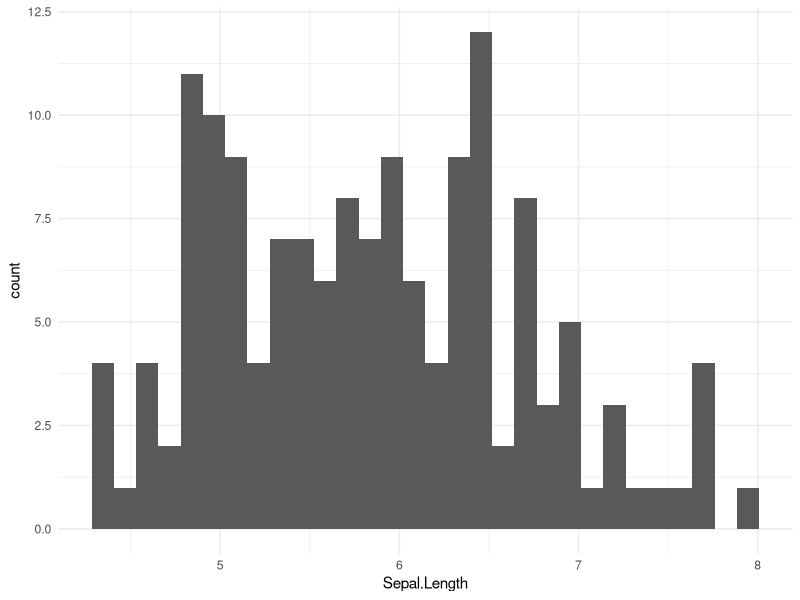
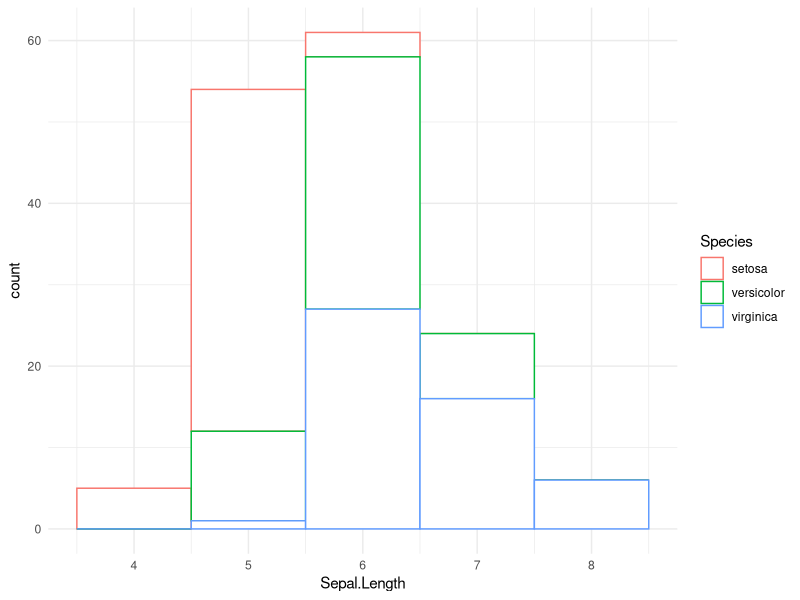
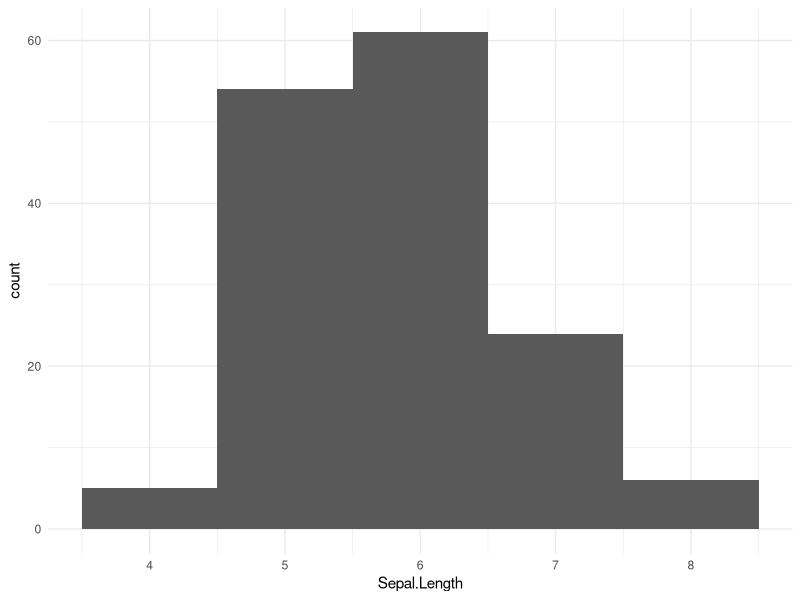
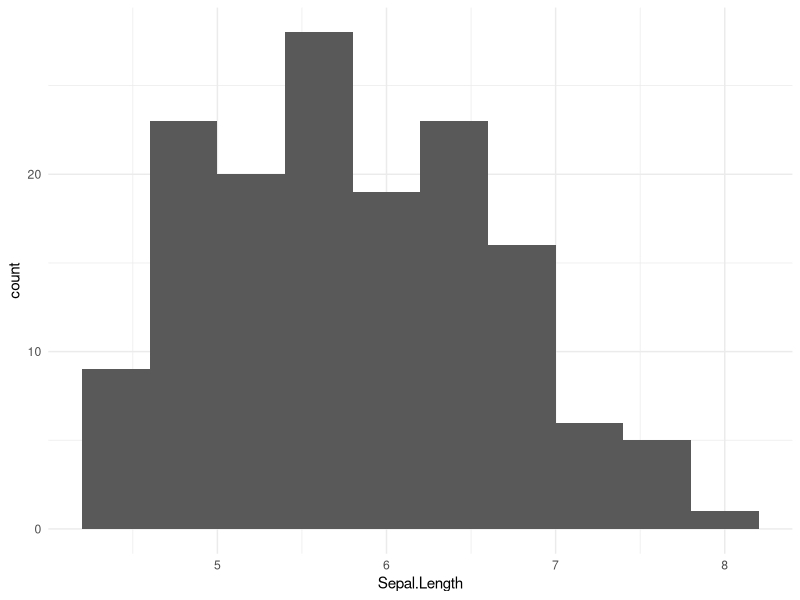
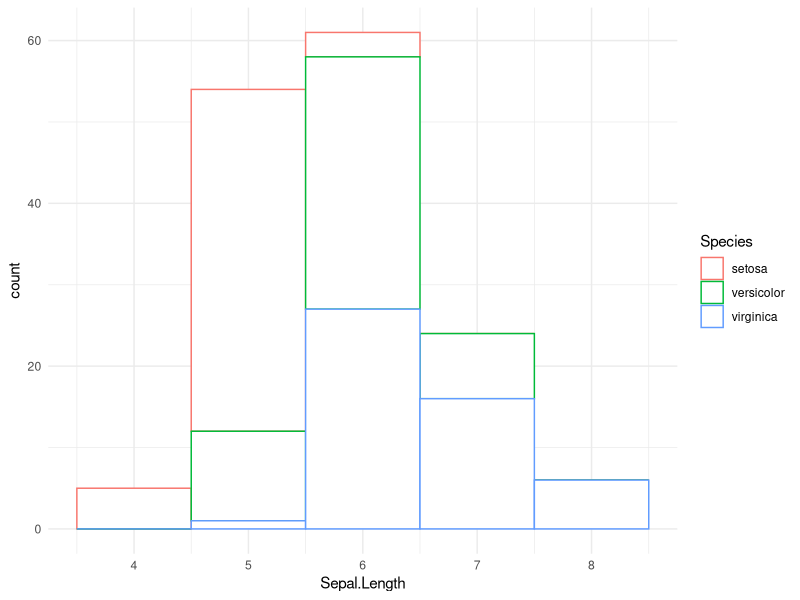
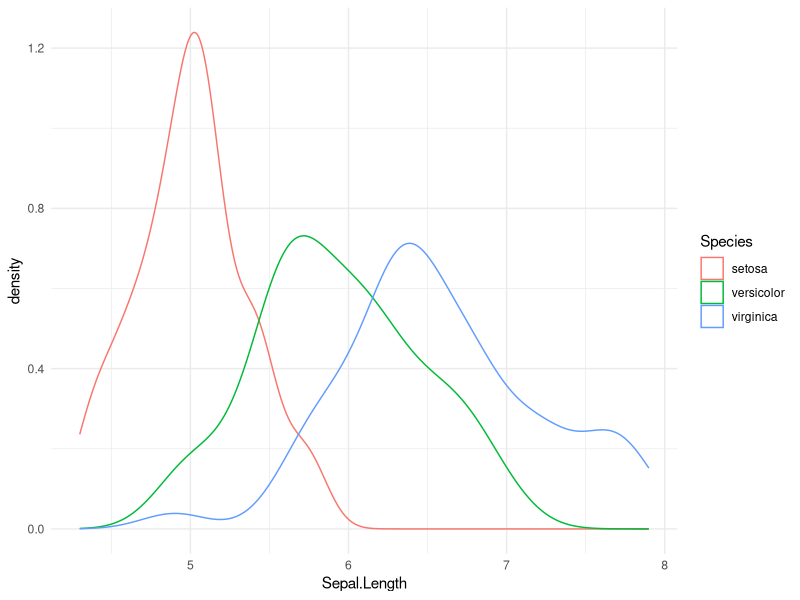
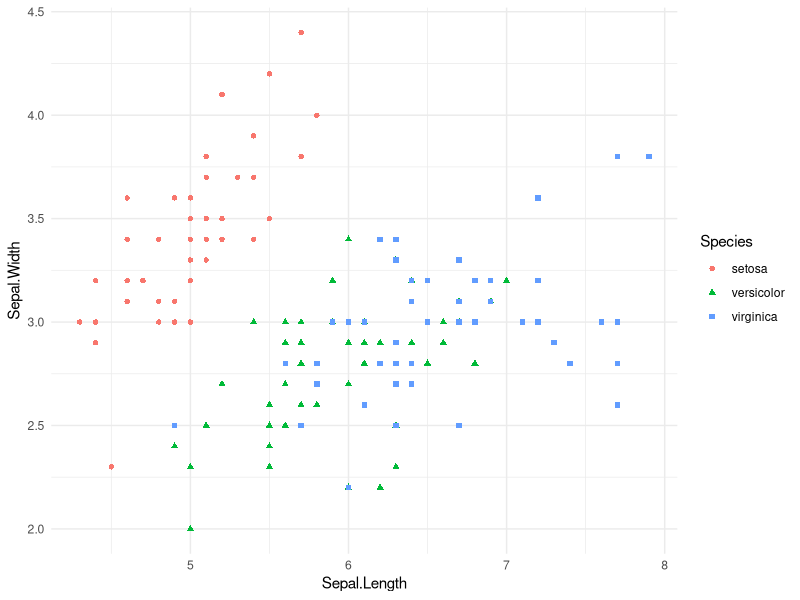

Here is the R script that generated these plots, in order:
## Load the ggplot2 package
library(ggplot2)
theme_set(theme_minimal())

## Set the working directory to the root of your DSC 520 directory
setwd("C:/Users/dan35/Documents/DSC520_GitRepository/dsc520")

## Load the iris data provided by R
data("iris.dat")
head(iris)

# Creating a histogram
ggplot(data  = iris, aes( x = Sepal.Length)) + geom_histogram( )

ggplot(iris, aes(x=Sepal.Length, color=Species)) + geom_histogram(fill="white", binwidth = 1)

ggplot(data  = iris, aes(x = Sepal.Length)) + geom_histogram(binwidth=1)
ggplot(data = iris , aes(x=Sepal.Length)) + geom_histogram(bins = 10) 
ggplot(iris, aes(x=Sepal.Length, color=Species)) + geom_histogram(fill="white", binwidth = 1)
ggplot(iris, aes(x=Sepal.Length, color=Species)) + geom_density( )

ggplot(data = iris, aes( x = Sepal.Length, y = Sepal.Width,shape = Species, color = Species)) + geom_point()
